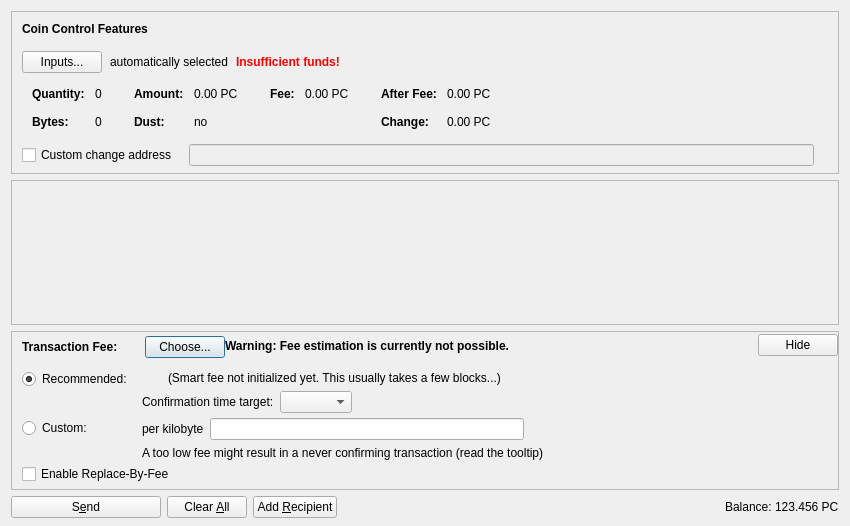
<?xml version="1.0" encoding="UTF-8"?>
<ui version="4.0">
 <class>SendCoinsDialog</class>
 <widget class="QDialog" name="SendCoinsDialog">
  <property name="geometry">
   <rect>
    <x>0</x>
    <y>0</y>
    <width>850</width>
    <height>526</height>
   </rect>
  </property>
  <property name="windowTitle">
   <string>Send Coins</string>
  </property>
  <layout class="QVBoxLayout" name="verticalLayout" stretch="0,1,0,0">
   <property name="bottomMargin">
    <number>8</number>
   </property>
   <item>
    <widget class="QFrame" name="frameCoinControl">
     <property name="sizePolicy">
      <sizepolicy hsizetype="Expanding" vsizetype="Expanding">
       <horstretch>0</horstretch>
       <verstretch>0</verstretch>
      </sizepolicy>
     </property>
     <property name="maximumSize">
      <size>
       <width>16777215</width>
       <height>16777215</height>
      </size>
     </property>
     <property name="frameShape">
      <enum>QFrame::StyledPanel</enum>
     </property>
     <property name="frameShadow">
      <enum>QFrame::Sunken</enum>
     </property>
     <layout class="QVBoxLayout" name="verticalLayoutCoinControl2">
      <property name="spacing">
       <number>0</number>
      </property>
      <property name="leftMargin">
       <number>0</number>
      </property>
      <property name="topMargin">
       <number>0</number>
      </property>
      <property name="rightMargin">
       <number>0</number>
      </property>
      <property name="bottomMargin">
       <number>6</number>
      </property>
      <item>
       <layout class="QVBoxLayout" name="verticalLayoutCoinControl" stretch="0,0,0,0,1">
        <property name="spacing">
         <number>0</number>
        </property>
        <property name="leftMargin">
         <number>10</number>
        </property>
        <property name="topMargin">
         <number>10</number>
        </property>
        <item>
         <layout class="QHBoxLayout" name="horizontalLayoutCoinControl1">
          <property name="bottomMargin">
           <number>15</number>
          </property>
          <item>
           <widget class="QLabel" name="labelCoinControlFeatures">
            <property name="sizePolicy">
             <sizepolicy hsizetype="Preferred" vsizetype="Maximum">
              <horstretch>0</horstretch>
              <verstretch>0</verstretch>
             </sizepolicy>
            </property>
            <property name="font">
             <font>
              <weight>75</weight>
              <bold>true</bold>
             </font>
            </property>
            <property name="styleSheet">
             <string notr="true">font-weight:bold;</string>
            </property>
            <property name="text">
             <string>Coin Control Features</string>
            </property>
           </widget>
          </item>
         </layout>
        </item>
        <item>
         <layout class="QHBoxLayout" name="horizontalLayoutCoinControl2" stretch="0,0,0,0">
          <property name="spacing">
           <number>8</number>
          </property>
          <property name="bottomMargin">
           <number>10</number>
          </property>
          <item>
           <widget class="QPushButton" name="pushButtonCoinControl">
            <property name="styleSheet">
             <string notr="true"/>
            </property>
            <property name="text">
             <string>Inputs...</string>
            </property>
            <property name="autoDefault">
             <bool>false</bool>
            </property>
           </widget>
          </item>
          <item>
           <widget class="QLabel" name="labelCoinControlAutomaticallySelected">
            <property name="text">
             <string>automatically selected</string>
            </property>
            <property name="margin">
             <number>5</number>
            </property>
           </widget>
          </item>
          <item>
           <widget class="QLabel" name="labelCoinControlInsuffFunds">
            <property name="font">
             <font>
              <weight>75</weight>
              <bold>true</bold>
             </font>
            </property>
            <property name="styleSheet">
             <string notr="true">color:red;font-weight:bold;</string>
            </property>
            <property name="text">
             <string>Insufficient funds!</string>
            </property>
            <property name="margin">
             <number>5</number>
            </property>
           </widget>
          </item>
          <item>
           <spacer name="horizontalSpacerCoinControl">
            <property name="orientation">
             <enum>Qt::Horizontal</enum>
            </property>
            <property name="sizeHint" stdset="0">
             <size>
              <width>40</width>
              <height>1</height>
             </size>
            </property>
           </spacer>
          </item>
         </layout>
        </item>
        <item>
         <widget class="QWidget" name="widgetCoinControl" native="true">
          <property name="sizePolicy">
           <sizepolicy hsizetype="Preferred" vsizetype="Preferred">
            <horstretch>0</horstretch>
            <verstretch>0</verstretch>
           </sizepolicy>
          </property>
          <property name="minimumSize">
           <size>
            <width>0</width>
            <height>0</height>
           </size>
          </property>
          <property name="styleSheet">
           <string notr="true"/>
          </property>
          <layout class="QHBoxLayout" name="horizontalLayoutCoinControl5">
           <property name="leftMargin">
            <number>0</number>
           </property>
           <property name="topMargin">
            <number>0</number>
           </property>
           <property name="rightMargin">
            <number>0</number>
           </property>
           <property name="bottomMargin">
            <number>0</number>
           </property>
           <item>
            <layout class="QHBoxLayout" name="horizontalLayoutCoinControl3" stretch="0,0,0,1">
             <property name="spacing">
              <number>20</number>
             </property>
             <property name="topMargin">
              <number>0</number>
             </property>
             <property name="bottomMargin">
              <number>10</number>
             </property>
             <item>
              <layout class="QFormLayout" name="formLayoutCoinControl1">
               <property name="horizontalSpacing">
                <number>10</number>
               </property>
               <property name="verticalSpacing">
                <number>14</number>
               </property>
               <property name="leftMargin">
                <number>10</number>
               </property>
               <property name="topMargin">
                <number>4</number>
               </property>
               <property name="rightMargin">
                <number>6</number>
               </property>
               <item row="0" column="0">
                <widget class="QLabel" name="labelCoinControlQuantityText">
                 <property name="font">
                  <font>
                   <weight>75</weight>
                   <bold>true</bold>
                  </font>
                 </property>
                 <property name="text">
                  <string>Quantity:</string>
                 </property>
                 <property name="margin">
                  <number>0</number>
                 </property>
                </widget>
               </item>
               <item row="0" column="1">
                <widget class="QLabel" name="labelCoinControlQuantity">
                 <property name="cursor">
                  <cursorShape>IBeamCursor</cursorShape>
                 </property>
                 <property name="contextMenuPolicy">
                  <enum>Qt::ActionsContextMenu</enum>
                 </property>
                 <property name="text">
                  <string notr="true">0</string>
                 </property>
                 <property name="margin">
                  <number>0</number>
                 </property>
                 <property name="textInteractionFlags">
                  <set>Qt::LinksAccessibleByMouse|Qt::TextSelectableByKeyboard|Qt::TextSelectableByMouse</set>
                 </property>
                </widget>
               </item>
               <item row="1" column="0">
                <widget class="QLabel" name="labelCoinControlBytesText">
                 <property name="font">
                  <font>
                   <weight>75</weight>
                   <bold>true</bold>
                  </font>
                 </property>
                 <property name="text">
                  <string>Bytes:</string>
                 </property>
                </widget>
               </item>
               <item row="1" column="1">
                <widget class="QLabel" name="labelCoinControlBytes">
                 <property name="cursor">
                  <cursorShape>IBeamCursor</cursorShape>
                 </property>
                 <property name="contextMenuPolicy">
                  <enum>Qt::ActionsContextMenu</enum>
                 </property>
                 <property name="text">
                  <string notr="true">0</string>
                 </property>
                 <property name="textInteractionFlags">
                  <set>Qt::LinksAccessibleByMouse|Qt::TextSelectableByKeyboard|Qt::TextSelectableByMouse</set>
                 </property>
                </widget>
               </item>
              </layout>
             </item>
             <item>
              <layout class="QFormLayout" name="formLayoutCoinControl2">
               <property name="horizontalSpacing">
                <number>10</number>
               </property>
               <property name="verticalSpacing">
                <number>14</number>
               </property>
               <property name="leftMargin">
                <number>6</number>
               </property>
               <property name="topMargin">
                <number>4</number>
               </property>
               <property name="rightMargin">
                <number>6</number>
               </property>
               <item row="0" column="0">
                <widget class="QLabel" name="labelCoinControlAmountText">
                 <property name="font">
                  <font>
                   <weight>75</weight>
                   <bold>true</bold>
                  </font>
                 </property>
                 <property name="text">
                  <string>Amount:</string>
                 </property>
                 <property name="margin">
                  <number>0</number>
                 </property>
                </widget>
               </item>
               <item row="0" column="1">
                <widget class="QLabel" name="labelCoinControlAmount">
                 <property name="cursor">
                  <cursorShape>IBeamCursor</cursorShape>
                 </property>
                 <property name="contextMenuPolicy">
                  <enum>Qt::ActionsContextMenu</enum>
                 </property>
                 <property name="text">
                  <string notr="true">0.00 PC</string>
                 </property>
                 <property name="textInteractionFlags">
                  <set>Qt::LinksAccessibleByMouse|Qt::TextSelectableByKeyboard|Qt::TextSelectableByMouse</set>
                 </property>
                </widget>
               </item>
               <item row="1" column="0">
                <widget class="QLabel" name="labelCoinControlLowOutputText">
                 <property name="font">
                  <font>
                   <weight>75</weight>
                   <bold>true</bold>
                  </font>
                 </property>
                 <property name="text">
                  <string>Dust:</string>
                 </property>
                </widget>
               </item>
               <item row="1" column="1">
                <widget class="QLabel" name="labelCoinControlLowOutput">
                 <property name="cursor">
                  <cursorShape>IBeamCursor</cursorShape>
                 </property>
                 <property name="contextMenuPolicy">
                  <enum>Qt::ActionsContextMenu</enum>
                 </property>
                 <property name="text">
                  <string notr="true">no</string>
                 </property>
                 <property name="textInteractionFlags">
                  <set>Qt::LinksAccessibleByMouse|Qt::TextSelectableByKeyboard|Qt::TextSelectableByMouse</set>
                 </property>
                </widget>
               </item>
              </layout>
             </item>
             <item>
              <layout class="QFormLayout" name="formLayoutCoinControl3">
               <property name="horizontalSpacing">
                <number>10</number>
               </property>
               <property name="verticalSpacing">
                <number>14</number>
               </property>
               <property name="leftMargin">
                <number>6</number>
               </property>
               <property name="topMargin">
                <number>4</number>
               </property>
               <property name="rightMargin">
                <number>6</number>
               </property>
               <item row="0" column="0">
                <widget class="QLabel" name="labelCoinControlFeeText">
                 <property name="font">
                  <font>
                   <weight>75</weight>
                   <bold>true</bold>
                  </font>
                 </property>
                 <property name="text">
                  <string>Fee:</string>
                 </property>
                 <property name="margin">
                  <number>0</number>
                 </property>
                </widget>
               </item>
               <item row="0" column="1">
                <widget class="QLabel" name="labelCoinControlFee">
                 <property name="cursor">
                  <cursorShape>IBeamCursor</cursorShape>
                 </property>
                 <property name="contextMenuPolicy">
                  <enum>Qt::ActionsContextMenu</enum>
                 </property>
                 <property name="text">
                  <string notr="true">0.00 PC</string>
                 </property>
                 <property name="textInteractionFlags">
                  <set>Qt::LinksAccessibleByMouse|Qt::TextSelectableByKeyboard|Qt::TextSelectableByMouse</set>
                 </property>
                </widget>
               </item>
              </layout>
             </item>
             <item>
              <layout class="QFormLayout" name="formLayoutCoinControl4">
               <property name="horizontalSpacing">
                <number>10</number>
               </property>
               <property name="verticalSpacing">
                <number>14</number>
               </property>
               <property name="leftMargin">
                <number>6</number>
               </property>
               <property name="topMargin">
                <number>4</number>
               </property>
               <property name="rightMargin">
                <number>6</number>
               </property>
               <item row="0" column="0">
                <widget class="QLabel" name="labelCoinControlAfterFeeText">
                 <property name="font">
                  <font>
                   <weight>75</weight>
                   <bold>true</bold>
                  </font>
                 </property>
                 <property name="text">
                  <string>After Fee:</string>
                 </property>
                 <property name="margin">
                  <number>0</number>
                 </property>
                </widget>
               </item>
               <item row="0" column="1">
                <widget class="QLabel" name="labelCoinControlAfterFee">
                 <property name="cursor">
                  <cursorShape>IBeamCursor</cursorShape>
                 </property>
                 <property name="contextMenuPolicy">
                  <enum>Qt::ActionsContextMenu</enum>
                 </property>
                 <property name="text">
                  <string notr="true">0.00 PC</string>
                 </property>
                 <property name="textInteractionFlags">
                  <set>Qt::LinksAccessibleByMouse|Qt::TextSelectableByKeyboard|Qt::TextSelectableByMouse</set>
                 </property>
                </widget>
               </item>
               <item row="1" column="0">
                <widget class="QLabel" name="labelCoinControlChangeText">
                 <property name="font">
                  <font>
                   <weight>75</weight>
                   <bold>true</bold>
                  </font>
                 </property>
                 <property name="text">
                  <string>Change:</string>
                 </property>
                </widget>
               </item>
               <item row="1" column="1">
                <widget class="QLabel" name="labelCoinControlChange">
                 <property name="cursor">
                  <cursorShape>IBeamCursor</cursorShape>
                 </property>
                 <property name="contextMenuPolicy">
                  <enum>Qt::ActionsContextMenu</enum>
                 </property>
                 <property name="text">
                  <string notr="true">0.00 PC</string>
                 </property>
                 <property name="textInteractionFlags">
                  <set>Qt::LinksAccessibleByMouse|Qt::TextSelectableByKeyboard|Qt::TextSelectableByMouse</set>
                 </property>
                </widget>
               </item>
              </layout>
             </item>
            </layout>
           </item>
          </layout>
         </widget>
        </item>
        <item>
         <layout class="QHBoxLayout" name="horizontalLayoutCoinControl4" stretch="0,0,0">
          <property name="spacing">
           <number>12</number>
          </property>
          <property name="sizeConstraint">
           <enum>QLayout::SetDefaultConstraint</enum>
          </property>
          <property name="topMargin">
           <number>5</number>
          </property>
          <property name="rightMargin">
           <number>5</number>
          </property>
          <item>
           <widget class="QCheckBox" name="checkBoxCoinControlChange">
            <property name="toolTip">
             <string>If this is activated, but the change address is empty or invalid, change will be sent to a newly generated address.</string>
            </property>
            <property name="text">
             <string>Custom change address</string>
            </property>
           </widget>
          </item>
          <item>
           <widget class="QValidatedLineEdit" name="lineEditCoinControlChange">
            <property name="enabled">
             <bool>false</bool>
            </property>
            <property name="sizePolicy">
             <sizepolicy hsizetype="Expanding" vsizetype="Fixed">
              <horstretch>0</horstretch>
              <verstretch>0</verstretch>
             </sizepolicy>
            </property>
           </widget>
          </item>
          <item>
           <widget class="QLabel" name="labelCoinControlChangeLabel">
            <property name="sizePolicy">
             <sizepolicy hsizetype="Preferred" vsizetype="Expanding">
              <horstretch>0</horstretch>
              <verstretch>0</verstretch>
             </sizepolicy>
            </property>
            <property name="minimumSize">
             <size>
              <width>0</width>
              <height>0</height>
             </size>
            </property>
            <property name="text">
             <string/>
            </property>
            <property name="margin">
             <number>3</number>
            </property>
           </widget>
          </item>
         </layout>
        </item>
        <item>
         <spacer name="verticalSpacerCoinControl">
          <property name="orientation">
           <enum>Qt::Vertical</enum>
          </property>
          <property name="sizeHint" stdset="0">
           <size>
            <width>800</width>
            <height>1</height>
           </size>
          </property>
         </spacer>
        </item>
       </layout>
      </item>
     </layout>
    </widget>
   </item>
   <item>
    <widget class="QScrollArea" name="scrollArea">
     <property name="widgetResizable">
      <bool>true</bool>
     </property>
     <widget class="QWidget" name="scrollAreaWidgetContents">
      <property name="geometry">
       <rect>
        <x>0</x>
        <y>0</y>
        <width>830</width>
        <height>104</height>
       </rect>
      </property>
      <layout class="QVBoxLayout" name="verticalLayout_2" stretch="0,1">
       <property name="leftMargin">
        <number>0</number>
       </property>
       <property name="topMargin">
        <number>0</number>
       </property>
       <property name="rightMargin">
        <number>0</number>
       </property>
       <property name="bottomMargin">
        <number>0</number>
       </property>
       <item>
        <layout class="QVBoxLayout" name="entries">
         <property name="spacing">
          <number>6</number>
         </property>
        </layout>
       </item>
       <item>
        <spacer name="verticalSpacer">
         <property name="orientation">
          <enum>Qt::Vertical</enum>
         </property>
         <property name="sizeHint" stdset="0">
          <size>
           <width>20</width>
           <height>40</height>
          </size>
         </property>
        </spacer>
       </item>
      </layout>
     </widget>
    </widget>
   </item>
   <item>
    <widget class="QFrame" name="frameFee">
     <property name="sizePolicy">
      <sizepolicy hsizetype="Expanding" vsizetype="Expanding">
       <horstretch>0</horstretch>
       <verstretch>0</verstretch>
      </sizepolicy>
     </property>
     <property name="maximumSize">
      <size>
       <width>16777215</width>
       <height>16777215</height>
      </size>
     </property>
     <property name="frameShape">
      <enum>QFrame::StyledPanel</enum>
     </property>
     <property name="frameShadow">
      <enum>QFrame::Sunken</enum>
     </property>
     <layout class="QVBoxLayout" name="verticalLayoutFee1">
      <property name="spacing">
       <number>0</number>
      </property>
      <property name="leftMargin">
       <number>0</number>
      </property>
      <property name="topMargin">
       <number>0</number>
      </property>
      <property name="rightMargin">
       <number>0</number>
      </property>
      <property name="bottomMargin">
       <number>0</number>
      </property>
      <item>
       <layout class="QVBoxLayout" name="verticalLayoutFee2" stretch="0,0,0">
        <property name="spacing">
         <number>0</number>
        </property>
        <property name="leftMargin">
         <number>10</number>
        </property>
        <property name="topMargin">
         <number>0</number>
        </property>
        <item>
         <layout class="QHBoxLayout" name="horizontalLayoutFee1">
          <property name="bottomMargin">
           <number>0</number>
          </property>
          <item>
           <layout class="QVBoxLayout" name="verticalLayoutFee7">
            <property name="spacing">
             <number>0</number>
            </property>
            <item>
             <spacer name="verticalSpacerSmartFee">
              <property name="orientation">
               <enum>Qt::Vertical</enum>
              </property>
              <property name="sizeType">
               <enum>QSizePolicy::Fixed</enum>
              </property>
              <property name="sizeHint" stdset="0">
               <size>
                <width>1</width>
                <height>4</height>
               </size>
              </property>
             </spacer>
            </item>
            <item>
             <layout class="QHBoxLayout" name="horizontalLayoutSmartFee">
              <property name="spacing">
               <number>10</number>
              </property>
              <item>
               <widget class="QLabel" name="labelFeeHeadline">
                <property name="sizePolicy">
                 <sizepolicy hsizetype="Preferred" vsizetype="Maximum">
                  <horstretch>0</horstretch>
                  <verstretch>0</verstretch>
                 </sizepolicy>
                </property>
                <property name="font">
                 <font>
                  <weight>75</weight>
                  <bold>true</bold>
                 </font>
                </property>
                <property name="styleSheet">
                 <string notr="true">font-weight:bold;</string>
                </property>
                <property name="text">
                 <string>Transaction Fee:</string>
                </property>
               </widget>
              </item>
              <item>
               <widget class="QLabel" name="labelFeeMinimized">
                <property name="text">
                 <string/>
                </property>
               </widget>
              </item>
              <item>
               <widget class="QPushButton" name="buttonChooseFee">
                <property name="text">
                 <string>Choose...</string>
                </property>
               </widget>
              </item>
             </layout>
            </item>
            <item>
             <spacer name="verticalSpacer_5">
              <property name="orientation">
               <enum>Qt::Vertical</enum>
              </property>
              <property name="sizeHint" stdset="0">
               <size>
                <width>1</width>
                <height>1</height>
               </size>
              </property>
             </spacer>
            </item>
           </layout>
          </item>
          <item>
           <widget class="QLabel" name="fallbackFeeWarningLabel">
            <property name="toolTip">
             <string>Using the fallbackfee can result in sending a transaction that will take several hours or days (or never) to confirm. Consider choosing your fee manually or wait until you have validated the complete chain.</string>
            </property>
            <property name="font">
            <font>
                <weight>75</weight>
                <bold>true</bold>
            </font>
            </property>
            <property name="text">
             <string>Warning: Fee estimation is currently not possible.</string>
            </property>
            <property name="wordWrap">
             <bool>false</bool>
            </property>
           </widget>
          </item>
          <item>
           <spacer name="horizontalSpacer_4">
            <property name="orientation">
             <enum>Qt::Horizontal</enum>
            </property>
            <property name="sizeType">
             <enum>QSizePolicy::MinimumExpanding</enum>
            </property>
            <property name="sizeHint" stdset="0">
             <size>
              <width>40</width>
              <height>20</height>
             </size>
            </property>
           </spacer>
          </item>
          <item>
           <widget class="QPushButton" name="buttonMinimizeFee">
            <property name="toolTip">
             <string>Hide transaction fee settings</string>
            </property>
            <property name="text">
             <string>Hide</string>
            </property>
           </widget>
          </item>
         </layout>
        </item>
        <item>
         <widget class="QFrame" name="frameFeeSelection">
          <layout class="QVBoxLayout" name="verticalLayoutFee12">
           <property name="spacing">
            <number>0</number>
           </property>
           <property name="leftMargin">
            <number>0</number>
           </property>
           <property name="topMargin">
            <number>0</number>
           </property>
           <property name="rightMargin">
            <number>0</number>
           </property>
           <property name="bottomMargin">
            <number>0</number>
           </property>
           <item>
            <layout class="QGridLayout" name="gridLayoutFee">
             <property name="topMargin">
              <number>10</number>
             </property>
             <property name="bottomMargin">
              <number>4</number>
             </property>
             <property name="horizontalSpacing">
              <number>10</number>
             </property>
             <property name="verticalSpacing">
              <number>4</number>
             </property>
             <item row="1" column="1">
              <layout class="QVBoxLayout" name="verticalLayoutFee8">
               <property name="spacing">
                <number>6</number>
               </property>
               <item>
                <layout class="QHBoxLayout" name="horizontalLayoutFee13">
                 <item>
                  <widget class="QLabel" name="labelCustomPerKilobyte">
                   <property name="toolTip">
                    <string>Specify a custom fee per kB (1,000 bytes) of the transaction's virtual size.

Note:  Since the fee is calculated on a per-byte basis, a fee of "100 satoshis per kB" for a transaction size of 500 bytes (half of 1 kB) would ultimately yield a fee of only 50 satoshis.</string>
                   </property>
                   <property name="text">
                    <string>per kilobyte</string>
                   </property>
                  </widget>
                 </item>
                 <item>
                  <widget class="PatentcoinAmountField" name="customFee"/>
                 </item>
                 <item>
                  <spacer name="horizontalSpacer_6">
                   <property name="orientation">
                    <enum>Qt::Horizontal</enum>
                   </property>
                   <property name="sizeHint" stdset="0">
                    <size>
                     <width>1</width>
                     <height>1</height>
                    </size>
                   </property>
                  </spacer>
                 </item>
                </layout>
               </item>
               <item>
                <layout class="QHBoxLayout" name="horizontalLayoutFee8">
                 <item>
                  <widget class="QLabel" name="labelCustomFeeWarning">
                   <property name="enabled">
                    <bool>true</bool>
                   </property>
                   <property name="toolTip">
                    <string>When there is less transaction volume than space in the blocks, miners as well as relaying nodes may enforce a minimum fee. Paying only this minimum fee is just fine, but be aware that this can result in a never confirming transaction once there is more demand for patentcoin transactions than the network can process.</string>
                   </property>
                   <property name="text">
                    <string>A too low fee might result in a never confirming transaction (read the tooltip)</string>
                   </property>
                  </widget>
                 </item>
                 <item>
                  <spacer name="horizontalSpacer_2">
                   <property name="orientation">
                    <enum>Qt::Horizontal</enum>
                   </property>
                   <property name="sizeHint" stdset="0">
                    <size>
                     <width>1</width>
                     <height>1</height>
                    </size>
                   </property>
                  </spacer>
                 </item>
                </layout>
               </item>
              </layout>
             </item>
             <item row="0" column="0">
              <layout class="QVBoxLayout" name="verticalLayoutFee4" stretch="0,1">
               <item>
                <widget class="QRadioButton" name="radioSmartFee">
                 <property name="text">
                  <string>Recommended:</string>
                 </property>
                 <property name="checked">
                  <bool>true</bool>
                 </property>
                 <attribute name="buttonGroup">
                  <string notr="true">groupFee</string>
                 </attribute>
                </widget>
               </item>
               <item>
                <spacer name="verticalSpacer_2">
                 <property name="orientation">
                  <enum>Qt::Vertical</enum>
                 </property>
                 <property name="sizeHint" stdset="0">
                  <size>
                   <width>1</width>
                   <height>1</height>
                  </size>
                 </property>
                </spacer>
               </item>
              </layout>
             </item>
             <item row="1" column="0">
              <layout class="QVBoxLayout" name="verticalLayoutFee9" stretch="0,1">
               <item>
                <widget class="QRadioButton" name="radioCustomFee">
                 <property name="text">
                  <string>Custom:</string>
                 </property>
                 <attribute name="buttonGroup">
                  <string notr="true">groupFee</string>
                 </attribute>
                </widget>
               </item>
               <item>
                <spacer name="verticalSpacer_6">
                 <property name="orientation">
                  <enum>Qt::Vertical</enum>
                 </property>
                 <property name="sizeHint" stdset="0">
                  <size>
                   <width>1</width>
                   <height>1</height>
                  </size>
                 </property>
                </spacer>
               </item>
              </layout>
             </item>
             <item row="0" column="1">
              <layout class="QVBoxLayout" name="verticalLayoutFee3" stretch="0,0,1">
               <property name="spacing">
                <number>6</number>
               </property>
               <property name="topMargin">
                <number>2</number>
               </property>
               <item>
                <layout class="QHBoxLayout" name="horizontalLayoutFee12">
                 <item>
                  <widget class="QLabel" name="labelSmartFee">
                   <property name="text">
                    <string/>
                   </property>
                  </widget>
                 </item>
                 <item>
                  <widget class="QLabel" name="labelFeeEstimation">
                   <property name="text">
                    <string/>
                   </property>
                  </widget>
                 </item>
                 <item>
                  <widget class="QLabel" name="labelSmartFee2">
                   <property name="text">
                    <string>(Smart fee not initialized yet. This usually takes a few blocks...)</string>
                   </property>
                  </widget>
                 </item>
                 <item>
                  <spacer name="horizontalSpacer_5">
                   <property name="orientation">
                    <enum>Qt::Horizontal</enum>
                   </property>
                   <property name="sizeHint" stdset="0">
                    <size>
                     <width>1</width>
                     <height>1</height>
                    </size>
                   </property>
                  </spacer>
                 </item>
                </layout>
               </item>
               <item>
                <layout class="QHBoxLayout" name="horizontalLayoutFee9">
                 <item>
                  <layout class="QVBoxLayout" name="verticalLayoutFee6">
                   <item>
                    <widget class="QLabel" name="labelSmartFee3">
                     <property name="text">
                      <string>Confirmation time target:</string>
                     </property>
                    </widget>
                   </item>
                  </layout>
                 </item>
                 <item>
                  <layout class="QVBoxLayout" name="verticalLayoutFee5">
                   <property name="rightMargin">
                    <number>30</number>
                   </property>
                   <item>
                    <layout class="QHBoxLayout" name="horizontalLayoutConfTarget">
                     <property name="bottomMargin">
                      <number>0</number>
                     </property>
                     <item>
                      <widget class="QComboBox" name="confTargetSelector"/>
                     </item>
                     <item>
                      <spacer name="horizontalSpacerConfTarget">
                       <property name="orientation">
                        <enum>Qt::Horizontal</enum>
                       </property>
                       <property name="sizeHint" stdset="0">
                        <size>
                         <width>40</width>
                         <height>20</height>
                        </size>
                       </property>
                      </spacer>
                     </item>
                    </layout>
                   </item>
                  </layout>
                 </item>
                </layout>
               </item>
               <item>
                <spacer name="verticalSpacer_4">
                 <property name="orientation">
                  <enum>Qt::Vertical</enum>
                 </property>
                 <property name="sizeHint" stdset="0">
                  <size>
                   <width>1</width>
                   <height>1</height>
                  </size>
                 </property>
                </spacer>
               </item>
              </layout>
             </item>
            </layout>
           </item>
           <item>
            <widget class="QCheckBox" name="optInRBF">
             <property name="text">
              <string>Enable Replace-By-Fee</string>
             </property>
             <property name="toolTip">
              <string>With Replace-By-Fee (BIP-125) you can increase a transaction's fee after it is sent. Without this, a higher fee may be recommended to compensate for increased transaction delay risk.</string>
             </property>
            </widget>
           </item>
          </layout>
         </widget>
        </item>
        <item>
         <spacer name="verticalSpacerFee">
          <property name="orientation">
           <enum>Qt::Vertical</enum>
          </property>
          <property name="sizeHint" stdset="0">
           <size>
            <width>40</width>
            <height>5</height>
           </size>
          </property>
         </spacer>
        </item>
       </layout>
      </item>
     </layout>
    </widget>
   </item>
   <item>
    <layout class="QHBoxLayout" name="horizontalLayout">
     <item>
      <widget class="QPushButton" name="sendButton">
       <property name="minimumSize">
        <size>
         <width>150</width>
         <height>0</height>
        </size>
       </property>
       <property name="toolTip">
        <string>Confirm the send action</string>
       </property>
       <property name="text">
        <string>S&amp;end</string>
       </property>
       <property name="icon">
        <iconset resource="../patentcoin.qrc">
         <normaloff>:/icons/send</normaloff>:/icons/send</iconset>
       </property>
       <property name="autoDefault">
        <bool>false</bool>
       </property>
       <property name="default">
        <bool>false</bool>
       </property>
      </widget>
     </item>
     <item>
      <widget class="QPushButton" name="clearButton">
       <property name="sizePolicy">
        <sizepolicy hsizetype="Minimum" vsizetype="Fixed">
         <horstretch>0</horstretch>
         <verstretch>0</verstretch>
        </sizepolicy>
       </property>
       <property name="toolTip">
        <string>Clear all fields of the form.</string>
       </property>
       <property name="text">
        <string>Clear &amp;All</string>
       </property>
       <property name="icon">
        <iconset resource="../patentcoin.qrc">
         <normaloff>:/icons/remove</normaloff>:/icons/remove</iconset>
       </property>
       <property name="autoDefault">
        <bool>false</bool>
       </property>
      </widget>
     </item>
     <item>
      <widget class="QPushButton" name="addButton">
       <property name="toolTip">
        <string>Send to multiple recipients at once</string>
       </property>
       <property name="text">
        <string>Add &amp;Recipient</string>
       </property>
       <property name="icon">
        <iconset resource="../patentcoin.qrc">
         <normaloff>:/icons/add</normaloff>:/icons/add</iconset>
       </property>
       <property name="autoDefault">
        <bool>false</bool>
       </property>
      </widget>
     </item>
     <item>
      <spacer name="horizontalSpacer">
       <property name="orientation">
        <enum>Qt::Horizontal</enum>
       </property>
       <property name="sizeHint" stdset="0">
        <size>
         <width>40</width>
         <height>20</height>
        </size>
       </property>
      </spacer>
     </item>
     <item>
      <layout class="QHBoxLayout" name="horizontalLayout_2">
       <property name="spacing">
        <number>3</number>
       </property>
       <item>
        <widget class="QLabel" name="labelBalanceName">
         <property name="sizePolicy">
          <sizepolicy hsizetype="Preferred" vsizetype="Fixed">
           <horstretch>0</horstretch>
           <verstretch>0</verstretch>
          </sizepolicy>
         </property>
         <property name="text">
          <string>Balance:</string>
         </property>
        </widget>
       </item>
       <item>
        <widget class="QLabel" name="labelBalance">
         <property name="sizePolicy">
          <sizepolicy hsizetype="Preferred" vsizetype="Fixed">
           <horstretch>0</horstretch>
           <verstretch>0</verstretch>
          </sizepolicy>
         </property>
         <property name="cursor">
          <cursorShape>IBeamCursor</cursorShape>
         </property>
         <property name="text">
          <string notr="true">123.456 PC</string>
         </property>
         <property name="textInteractionFlags">
          <set>Qt::LinksAccessibleByMouse|Qt::TextSelectableByKeyboard|Qt::TextSelectableByMouse</set>
         </property>
        </widget>
       </item>
      </layout>
     </item>
    </layout>
   </item>
  </layout>
 </widget>
 <customwidgets>
  <customwidget>
   <class>QValidatedLineEdit</class>
   <extends>QLineEdit</extends>
   <header>qt/qvalidatedlineedit.h</header>
  </customwidget>
  <customwidget>
   <class>PatentcoinAmountField</class>
   <extends>QLineEdit</extends>
   <header>qt/patentcoinamountfield.h</header>
   <container>1</container>
  </customwidget>
 </customwidgets>
 <resources>
  <include location="../patentcoin.qrc"/>
 </resources>
 <connections/>
 <buttongroups>
  <buttongroup name="groupFee"/>
 </buttongroups>
</ui>
